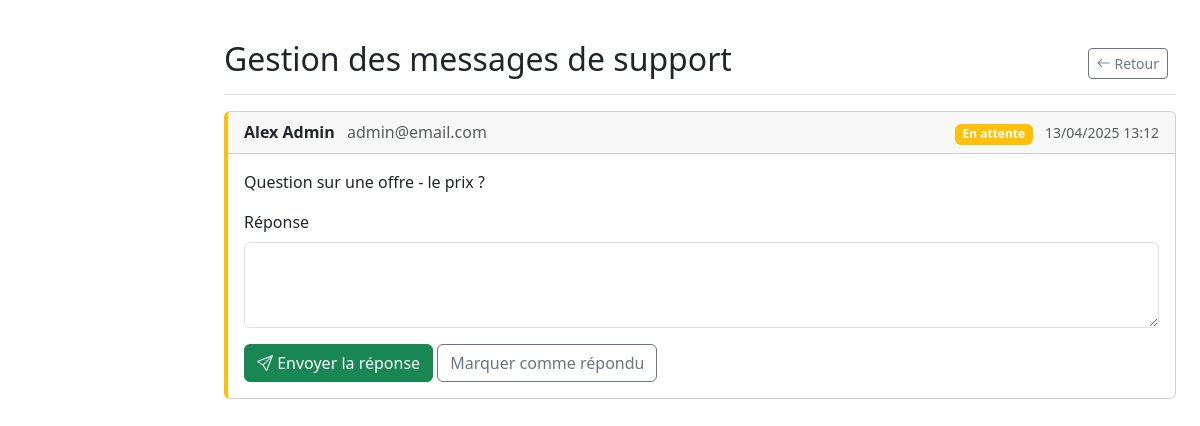
The page /admin/gestion_messages.php (signed in) on the database its author committed.
### tables this page shows
CREATE TABLE `contact_support` (
  `user_id` int DEFAULT NULL,
  `message` text NOT NULL,
  `statut` enum('en attente','répondu') DEFAULT 'en attente',
  `date_post` timestamp NULL DEFAULT CURRENT_TIMESTAMP,
  `prenom` varchar(50) DEFAULT NULL,
  `nom` varchar(50) DEFAULT NULL,
  `email` varchar(100) DEFAULT NULL,
  `telephone` varchar(20) DEFAULT NULL,
  `id` int NOT NULL
);

CREATE TABLE `users` (
  `id` int NOT NULL,
  `nom` varchar(100) NOT NULL,
  `prenom` varchar(50) NOT NULL,
  `email` varchar(100) NOT NULL,
  `password` varchar(100) NOT NULL,
  `gender` enum('M','F','Autre') NOT NULL,
  `date_naissance` date DEFAULT NULL,
  `adresse` varchar(255) DEFAULT NULL,
  `telephone` varchar(20) DEFAULT NULL,
  `profile_picture` varchar(255) DEFAULT NULL,
  `access_level` enum('user','admin') DEFAULT 'user',
  `date_inscription` timestamp NULL DEFAULT CURRENT_TIMESTAMP,
  `derniere_connexion` timestamp NULL DEFAULT CURRENT_TIMESTAMP,
  `statut` enum('actif','suspendu','désactivé') DEFAULT 'actif'
);

### admin/gestion_messages.php (the view, shortened to what this page needs)
<?php
require_once('../data_base/connection.php');
$messages = $dbh->query("
    SELECT cs.*, u.prenom, u.nom, u.email
    FROM contact_support cs
    LEFT JOIN users u ON cs.user_id = u.id
    ORDER BY cs.date_post DESC
")->fetchAll(PDO::FETCH_ASSOC);
?>
<!DOCTYPE html>
<html lang="fr">
<head>
    <link href="https://cdn.jsdelivr.net/npm/bootstrap@5.3.2/dist/css/bootstrap.min.css" rel="stylesheet">
    <link href="https://cdn.jsdelivr.net/npm/bootstrap-icons/font/bootstrap-icons.css" rel="stylesheet">
</head>
<body>
    <div class="container-fluid">
        <div class="row">
            <main class="col-md-9 ms-sm-auto col-lg-10 px-md-4 py-4">
                <div class="d-flex justify-content-between flex-wrap flex-md-nowrap align-items-center pt-3 pb-2 mb-3 border-bottom">
                    <h1 class="h2">Gestion des messages de support</h1>
                    <div class="btn-toolbar mb-2 mb-md-0">
                        <div class="btn-group me-2">
                            <a href="../admin.php" class="btn btn-sm btn-outline-secondary">
                                <i class="bi bi-arrow-left"></i> Retour
                            </a>
                        </div>
                    </div>
                </div>
                <div class="row">
                    <div class="col-md-12">
                        <?php foreach ($messages as $message): ?>
                            <div class="card message-card mb-3 <?= $message['statut'] === 'en attente' ? 'pending' : 'answered' ?>">
                                <div class="card-header d-flex justify-content-between align-items-center">
                                    <div>
                                        <strong><?= htmlspecialchars(($message['prenom'] ?? '' ). ' ' . ($message['nom'] ?? '')) ?></strong>
                                        <span class="text-muted ms-2"><?= htmlspecialchars($message['email'] ?? '') ?></span>
                                    </div>
                                    <div>
                                        <span class="badge bg-<?= $message['statut'] === 'en attente' ? 'warning' : 'success' ?>">
                                            <?= $message['statut'] === 'en attente' ? 'En attente' : 'Répondu' ?>
                                        </span>
                                        <small class="text-muted ms-2"><?= date('d/m/Y H:i', strtotime($message['date_post'])) ?></small>
                                    </div>
                                </div>
                                <div class="card-body">
                                    <p><?= nl2br(htmlspecialchars($message['message'] ?? '')) ?></p>
                                    <?php if ($message['statut'] === 'en attente'): ?>
                                        <form method="POST" action="gestion_messages.php" class="mt-3">
                                            <div class="mb-3">
                                                <label class="form-label">Réponse</label>
                                                <textarea class="form-control" name="response" rows="3" required></textarea>
                                            </div>
                                            <button type="submit" class="btn btn-success">
                                                <i class="bi bi-send"></i> Envoyer la réponse
                                            </button>
                                            <a href="gestion_messages.php?mark_as_answered=<?= $message['id'] ?>" class="btn btn-outline-secondary">
                                                Marquer comme répondu
                                            </a>
                                        </form>
                                    <?php endif; ?>
                                </div>
                            </div>
                        <?php endforeach; ?>
                    </div>
                </div>
            </main>
        </div>
    </div>
</body>
</html>

### admin/gestion_messages.php (style rules this page uses)
.message-card { border-left: 4px solid; }
.message-card.pending { border-left-color: #ffc107; }

### rows shown on the page
contact_support: user.nom "Alex Admin", user.email "admin@email.com", statut "En attente", date_post "13/04/2025 13:12", message "Question sur une offre - le prix ?"
